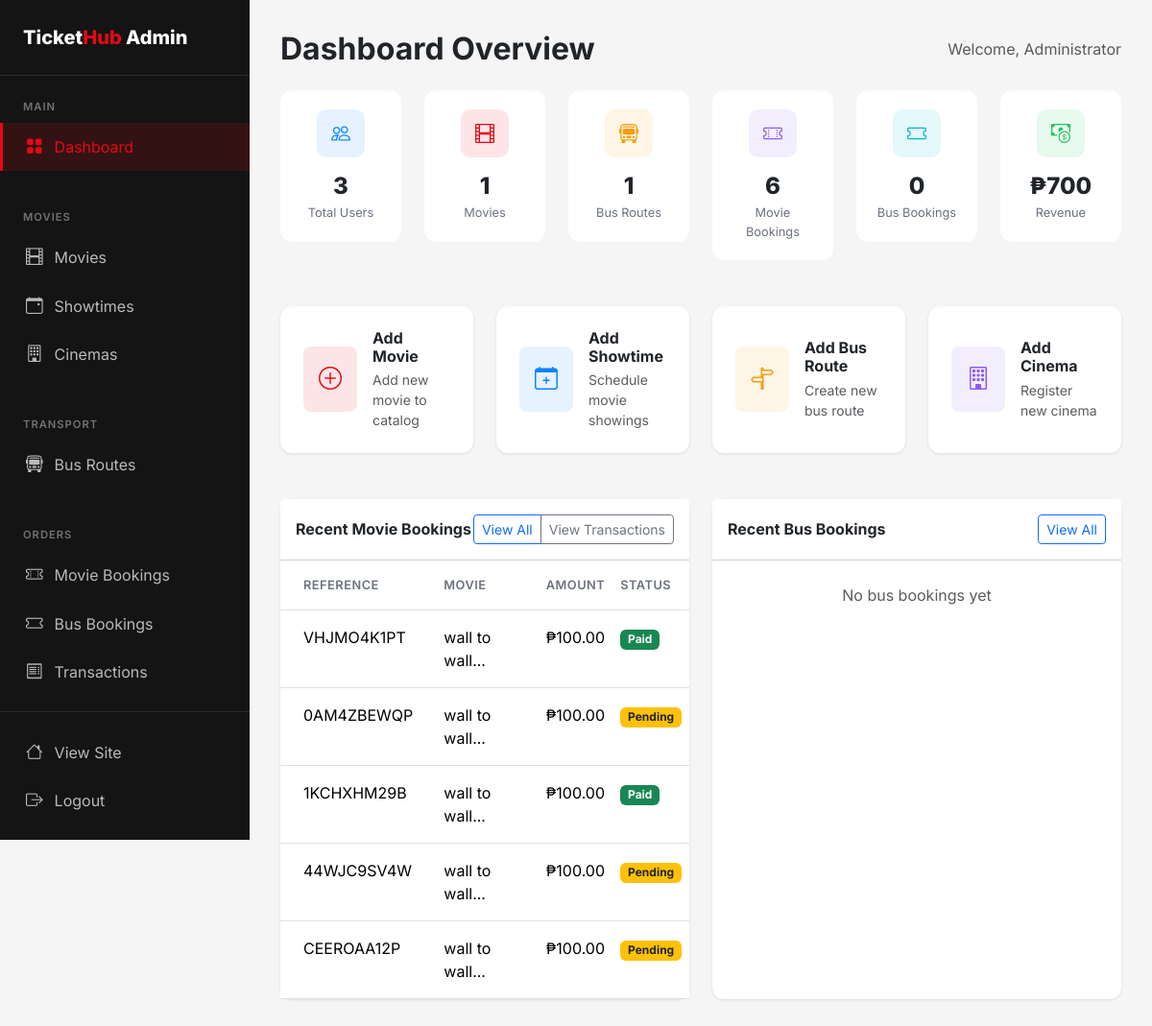
Page /admin (signed in) on the earlier database version.
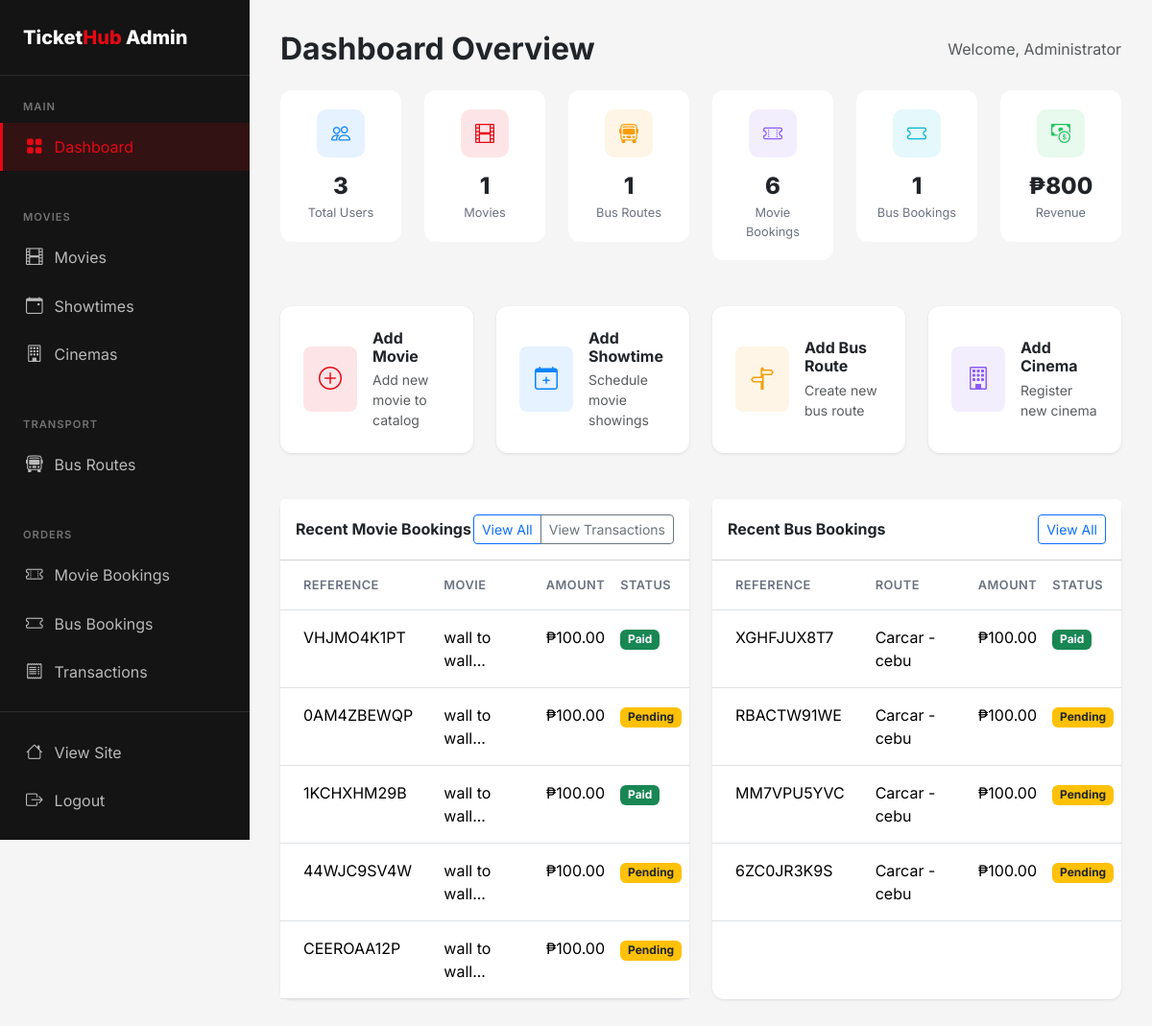
Same page on the later database version.
### flask_app/app.py (models this page shows, shortened)
class User(UserMixin, db.Model):
    id = db.Column(db.Integer, primary_key=True)
    email = db.Column(db.String(120), unique=True, nullable=False)
    password_hash = db.Column(db.String(256), nullable=False)
    name = db.Column(db.String(100), nullable=False)
    phone = db.Column(db.String(20))
    is_admin = db.Column(db.Boolean, default=False)
    created_at = db.Column(db.DateTime, default=datetime.utcnow)
    movie_bookings = db.relationship('MovieBooking', backref='user', lazy=True)
    bus_bookings = db.relationship('BusBooking', backref='user', lazy=True)

class MovieBooking(db.Model):
    id = db.Column(db.Integer, primary_key=True)
    user_id = db.Column(db.Integer, db.ForeignKey('user.id'), nullable=False)
    showtime_id = db.Column(db.Integer, db.ForeignKey('showtime.id'), nullable=False)
    num_tickets = db.Column(db.Integer, nullable=False)
    seat_numbers = db.Column(db.String(200))
    total_amount = db.Column(db.Float, nullable=False)
    payment_status = db.Column(db.String(20), default='pending')  # pending, completed, failed, refunded
    payment_method = db.Column(db.String(20))     # 'card', 'gcash', 'paymaya', 'paypal'
    payment_reference = db.Column(db.String(255)) # PayMongo source/payment id
    booking_reference = db.Column(db.String(20), unique=True)
    created_at = db.Column(db.DateTime, default=datetime.utcnow)

class Movie(db.Model):
    id = db.Column(db.Integer, primary_key=True)
    title = db.Column(db.String(200), nullable=False)
    description = db.Column(db.Text)
    genre = db.Column(db.String(100))
    duration = db.Column(db.Integer)  # in minutes
    rating = db.Column(db.String(10))  # PG, PG-13, R, etc.
    poster_image = db.Column(db.String(255))
    trailer_url = db.Column(db.String(255))
    release_date = db.Column(db.Date)
    is_active = db.Column(db.Boolean, default=True)
    created_at = db.Column(db.DateTime, default=datetime.utcnow)
    showtimes = db.relationship('Showtime', backref='movie', lazy=True, cascade='all, delete-orphan')

class BusBooking(db.Model):
    id = db.Column(db.Integer, primary_key=True)
    user_id = db.Column(db.Integer, db.ForeignKey('user.id'), nullable=False)
    schedule_id = db.Column(db.Integer, db.ForeignKey('bus_schedule.id'), nullable=False)
    num_tickets = db.Column(db.Integer, nullable=False)
    seat_numbers = db.Column(db.String(200))
    passenger_names = db.Column(db.Text)
    total_amount = db.Column(db.Float, nullable=False)
    payment_status = db.Column(db.String(20), default='pending')  # pending, completed, failed, refunded
    payment_method = db.Column(db.String(20))     # 'card', 'gcash', 'paymaya', 'paypal'
    payment_reference = db.Column(db.String(255)) # PayMongo source/payment id
    booking_reference = db.Column(db.String(20), unique=True)
    created_at = db.Column(db.DateTime, default=datetime.utcnow)

class BusRoute(db.Model):
    id = db.Column(db.Integer, primary_key=True)
    origin = db.Column(db.String(100), nullable=False)
    destination = db.Column(db.String(100), nullable=False)
    bus_operator = db.Column(db.String(100))
    bus_type = db.Column(db.String(50))  # AC, Non-AC, Sleeper, etc.
    departure_time = db.Column(db.Time, nullable=False)
    arrival_time = db.Column(db.Time, nullable=False)
    duration = db.Column(db.String(50))
    price = db.Column(db.Float, nullable=False)
    total_seats = db.Column(db.Integer, default=40)
    amenities = db.Column(db.String(255))  # WiFi, Charging, etc.
    is_active = db.Column(db.Boolean, default=True)
    schedules = db.relationship('BusSchedule', backref='route', lazy=True)

### flask_app/app.py (the view)
@app.route('/admin')
@login_required
@admin_required
def admin_dashboard():
    completed_statuses = ['completed', 'paid']
    movie_count = MovieBooking.query.filter(MovieBooking.payment_status.in_(completed_statuses)).count()
    bus_count = BusBooking.query.filter(BusBooking.payment_status.in_(completed_statuses)).count()
    movie_revenue = sum([b.total_amount for b in MovieBooking.query.filter(MovieBooking.payment_status.in_(completed_statuses)).all()])
    bus_revenue = sum([b.total_amount for b in BusBooking.query.filter(BusBooking.payment_status.in_(completed_statuses)).all()])
    stats = {
        'total_users': User.query.count(),
        'total_movies': Movie.query.count(),
        'total_bus_routes': BusRoute.query.count(),
        'movie_bookings': movie_count,
        'bus_bookings': bus_count,
        'total_revenue': float(movie_revenue + bus_revenue)
    }
    recent_movie_bookings = MovieBooking.query.order_by(MovieBooking.created_at.desc()).limit(5).all()
    recent_bus_bookings = BusBooking.query.order_by(BusBooking.created_at.desc()).limit(5).all()
    return render_template('admin/dashboard.html', stats=stats,
                         recent_movie_bookings=recent_movie_bookings,
                         recent_bus_bookings=recent_bus_bookings)

### flask_app/templates/admin/dashboard.html (shortened to what this page needs)
{% extends 'admin/base.html' %}
{% block admin_content %}
<div class="d-flex justify-content-between align-items-center mb-4">
    <h2 class="fw-bold mb-0">Dashboard Overview</h2>
    <span class="text-muted">Welcome, {{ current_user.name }}</span>
</div>
<div class="row g-4 mb-5">
    <div class="col-md-6 col-lg-4 col-xl-2">
        <div class="stat-card">
            <div class="stat-icon" style="background: rgba(10, 132, 255, 0.1);">
                <i class="bi bi-people" style="color: var(--secondary);"></i>
            </div>
            <div class="stat-value">{{ stats.total_users }}</div>
            <div class="stat-label">Total Users</div>
        </div>
    </div>
    <div class="col-md-6 col-lg-4 col-xl-2">
        <div class="stat-card">
            <div class="stat-icon" style="background: rgba(229, 9, 20, 0.1);">
                <i class="bi bi-film" style="color: var(--primary);"></i>
            </div>
            <div class="stat-value">{{ stats.total_movies }}</div>
            <div class="stat-label">Movies</div>
        </div>
    </div>
    <div class="col-md-6 col-lg-4 col-xl-2">
        <div class="stat-card">
            <div class="stat-icon" style="background: rgba(245, 158, 11, 0.1);">
                <i class="bi bi-bus-front" style="color: #F59E0B;"></i>
            </div>
            <div class="stat-value">{{ stats.total_bus_routes }}</div>
            <div class="stat-label">Bus Routes</div>
        </div>
    </div>
    <div class="col-md-6 col-lg-4 col-xl-2">
        <div class="stat-card">
            <div class="stat-icon" style="background: rgba(139, 92, 246, 0.1);">
                <i class="bi bi-ticket-perforated" style="color: #8B5CF6;"></i>
            </div>
            <div class="stat-value">{{ stats.movie_bookings }}</div>
            <div class="stat-label">Movie Bookings</div>
        </div>
    </div>
    <div class="col-md-6 col-lg-4 col-xl-2">
        <div class="stat-card">
            <div class="stat-icon" style="background: rgba(6, 182, 212, 0.1);">
                <i class="bi bi-ticket" style="color: #06B6D4;"></i>
            </div>
            <div class="stat-value">{{ stats.bus_bookings }}</div>
            <div class="stat-label">Bus Bookings</div>
        </div>
    </div>
    <div class="col-md-6 col-lg-4 col-xl-2">
        <div class="stat-card">
            <div class="stat-icon" style="background: rgba(34, 197, 94, 0.1);">
                <i class="bi bi-cash-coin" style="color: #22C55E;"></i>
            </div>
            <div class="stat-value">₱{{ "%.0f"|format(stats.total_revenue) }}</div>
            <div class="stat-label">Revenue</div>
        </div>
    </div>
</div>
<div class="row g-4 mb-5">
    <div class="col-md-6 col-lg-3">
        <a href="{{ url_for('admin_add_movie') }}" class="card text-decoration-none h-100">
            <div class="card-body d-flex align-items-center gap-3 p-4">
                <div class="rounded-3 p-3" style="background: rgba(229, 9, 20, 0.1);">
                    <i class="bi bi-plus-circle" style="font-size: 1.5rem; color: var(--primary);"></i>
                </div>
                <div>
                    <h6 class="fw-bold mb-1 text-dark">Add Movie</h6>
                    <p class="text-muted small mb-0">Add new movie to catalog</p>
                </div>
            </div>
        </a>
    </div>
    <div class="col-md-6 col-lg-3">
        <a href="{{ url_for('admin_add_showtime') }}" class="card text-decoration-none h-100">
            <div class="card-body d-flex align-items-center gap-3 p-4">
                <div class="rounded-3 p-3" style="background: rgba(10, 132, 255, 0.1);">
                    <i class="bi bi-calendar-plus" style="font-size: 1.5rem; color: var(--secondary);"></i>
                </div>
                <div>
                    <h6 class="fw-bold mb-1 text-dark">Add Showtime</h6>
                    <p class="text-muted small mb-0">Schedule movie showings</p>
                </div>
            </div>
        </a>
    </div>
    <div class="col-md-6 col-lg-3">
        <a href="{{ url_for('admin_add_bus_route') }}" class="card text-decoration-none h-100">
            <div class="card-body d-flex align-items-center gap-3 p-4">
                <div class="rounded-3 p-3" style="background: rgba(245, 158, 11, 0.1);">
                    <i class="bi bi-signpost-split" style="font-size: 1.5rem; color: #F59E0B;"></i>
                </div>
                <div>
                    <h6 class="fw-bold mb-1 text-dark">Add Bus Route</h6>
                    <p class="text-muted small mb-0">Create new bus route</p>
                </div>
            </div>
        </a>
    </div>
    <div class="col-md-6 col-lg-3">
        <a href="{{ url_for('admin_add_cinema') }}" class="card text-decoration-none h-100">
            <div class="card-body d-flex align-items-center gap-3 p-4">
                <div class="rounded-3 p-3" style="background: rgba(139, 92, 246, 0.1);">
                    <i class="bi bi-building" style="font-size: 1.5rem; color: #8B5CF6;"></i>
                </div>
                <div>
                    <h6 class="fw-bold mb-1 text-dark">Add Cinema</h6>
                    <p class="text-muted small mb-0">Register new cinema</p>
                </div>
            </div>
        </a>
    </div>
</div>
<div class="row g-4">
    <div class="col-lg-6">
        <div class="card h-100">
            <div class="card-header bg-white d-flex justify-content-between align-items-center py-3">
                <h6 class="fw-bold mb-0">Recent Movie Bookings</h6>
                <div class="btn-group">
                    <a href="{{ url_for('admin_movie_bookings') }}" class="btn btn-sm btn-outline-primary">View All</a>
                    <a href="{{ url_for('admin_transactions') }}" class="btn btn-sm btn-outline-secondary">View Transactions</a>
                </div>
            </div>
            <div class="card-body p-0">
                {% if recent_movie_bookings %}
                    <div class="table-responsive">
                        <table class="table table-hover mb-0">
                            <thead class="bg-light">
                                <tr>
                                    <th class="px-4 py-3">Reference</th>
                                    <th class="py-3">Movie</th>
                                    <th class="py-3">Amount</th>
                                    <th class="py-3">Status</th>
                                </tr>
                            </thead>
                            <tbody>
                                {% for booking in recent_movie_bookings %}
                                <tr>
                                    <td class="px-4 py-3">{{ booking.booking_reference }}</td>
                                    <td class="py-3">{{ booking.showtime.movie.title[:20] }}...</td>
                                    <td class="py-3">₱{{ "%.2f"|format(booking.total_amount) }}</td>
                                    <td class="py-3">
                                        {% if booking.payment_status in ['completed','paid'] %}
                                            <span class="badge bg-success">Paid</span>
                                        {% else %}
                                            <span class="badge bg-warning text-dark">Pending</span>
                                        {% endif %}
                                    </td>
                                </tr>
                                {% endfor %}
                            </tbody>
                        </table>
                    </div>
                {% else %}
                    <div class="text-center py-4">
                        <p class="text-muted mb-0">No movie bookings yet</p>
                    </div>
                {% endif %}
            </div>
        </div>
    </div>
    <div class="col-lg-6">
        <div class="card h-100">
            <div class="card-header bg-white d-flex justify-content-between align-items-center py-3">
                <h6 class="fw-bold mb-0">Recent Bus Bookings</h6>
                <a href="{{ url_for('admin_bus_bookings') }}" class="btn btn-sm btn-outline-primary">View All</a>
            </div>
            <div class="card-body p-0">
                {% if recent_bus_bookings %}
                    <div class="table-responsive">
                        <table class="table table-hover mb-0">
                            <thead class="bg-light">
                                <tr>
                                    <th class="px-4 py-3">Reference</th>
                                    <th class="py-3">Route</th>
                                    <th class="py-3">Amount</th>
                                    <th class="py-3">Status</th>
                                </tr>
                            </thead>
                            <tbody>
                                {% for booking in recent_bus_bookings %}
                                <tr>
                                    <td class="px-4 py-3">{{ booking.booking_reference }}</td>
                                    <td class="py-3">{{ booking.schedule.route.origin }} - {{ booking.schedule.route.destination }}</td>
                                    <td class="py-3">₱{{ "%.2f"|format(booking.total_amount) }}</td>
                                    <td class="py-3">
                                        {% if booking.payment_status in ['completed','paid'] %}
                                            <span class="badge bg-success">Paid</span>
                                        {% else %}
                                            <span class="badge bg-warning text-dark">Pending</span>
                                        {% endif %}
                                    </td>
                                </tr>
                                {% endfor %}
                            </tbody>
                        </table>
                    </div>
                {% else %}
                    <div class="text-center py-4">
                        <p class="text-muted mb-0">No bus bookings yet</p>
                    </div>
                {% endif %}
            </div>
        </div>
    </div>
</div>
{% endblock %}

Differences in the rows shown:
added BusBooking: booking_reference "XGHFJUX8T7", schedule.route.origin "Carcar", schedule.route.destination "cebu", total_amount "100.00", payment_status "Paid"
added BusBooking: booking_reference "RBACTW91WE", schedule.route.origin "Carcar", schedule.route.destination "cebu", total_amount "100.00", payment_status "Pending"
added BusBooking: booking_reference "MM7VPU5YVC", schedule.route.origin "Carcar", schedule.route.destination "cebu", total_amount "100.00", payment_status "Pending"
added BusBooking: booking_reference "6ZC0JR3K9S", schedule.route.origin "Carcar", schedule.route.destination "cebu", total_amount "100.00", payment_status "Pending"
Other differences:
{{ stats.bus_bookings }}: "0" → "1"
{{ "%.0f"|format(stats.total_revenue) }}: "700" → "800"
text no longer shown: "No bus bookings yet"
text now shown: "REFERENCE ROUTE AMOUNT STATUS"
